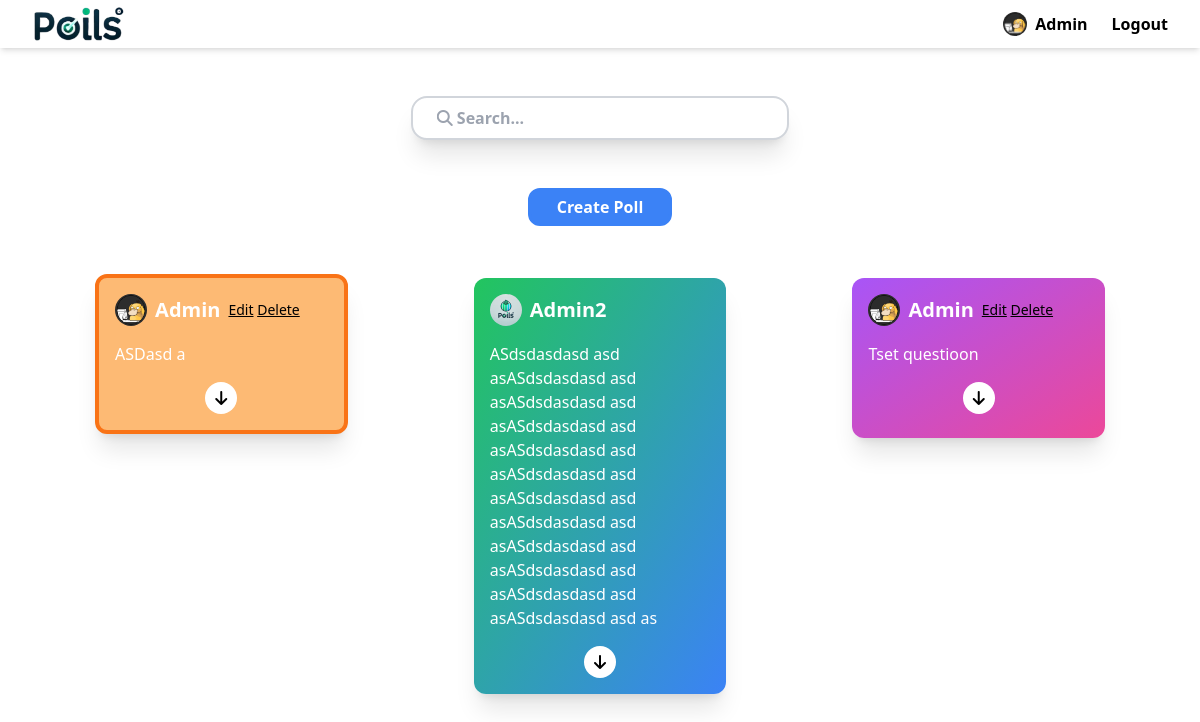
The app's page / (signed in) with its own data.
### members/models.py (models this page shows)
class Profile(models.Model):
    user = models.OneToOneField(User, on_delete=models.CASCADE)
    image = models.ImageField(upload_to="profiles/", null=True, blank=True)
    bio = models.TextField(max_length=300, null=True, blank=True)

### base/models.py (models this page shows, shortened)
class Poll(models.Model):
    question = models.TextField()
    description = models.TextField(null=True, blank=True)
    made_by = models.ForeignKey(User, on_delete=models.SET_NULL, null=True)
    created = models.DateTimeField(auto_now_add=True)
    updated = models.DateTimeField(auto_now=True)
    styles = models.ManyToManyField(Style)
    class Meta:
        ordering = ['-updated', '-created']
    @property
    def user(self):
        return self.made_by

### base/views.py (the view)
# urls.py: path('', views.home, name="home"),
def home(request):
    def cut_poll_description(poll):
        poll.question = f"{poll.question[:question_len]}..."
        return poll
    question_len = 250
    q = request.GET.get('q') if request.GET.get('q') else ''
    polls = Poll.objects.filter(
        Q(question__icontains=q) | Q(description__icontains=q)
    )
    print(polls.first().styles.get().id)
    polls_shortened = [poll if len(poll.question) < question_len else cut_poll_description(poll) for poll in polls]
    context = {'polls': polls_shortened, 'search': q}
    return render(request, 'base/home.html', context)

### base/templates/base/home.html
{% extends 'main.html' %}
{% block content %}
    <div class="m-auto px-8">
        <div class="mt-12 m-auto w-1/3">
            <form action="{% url 'home' %}">
                <input class="resize-y w-full py-2 px-6 border-2 border-gray-300 shadow-xl rounded-2xl ease-in-out duration-300 placeholder:font-bold focus:ring-blue-500 focus:border-blue-400 focus:shadow-blue-100 focus-visible:ring-0 focus-visible:outline-0" id="search" type="text" name="q" value='{{ search }}' placeholder='&#xF002 Search...' style='font-family:ui-sans-serif, system-ui, sans-serif, "Apple Color Emoji", "Segoe UI Emoji", "Segoe UI Symbol", "Noto Color Emoji", FontAwesome'/>
            </form>
        </div>
        <div class="mt-6 w-full flex items-center">
            <a class="text-center mt-6 w-36 m-auto px-2 py-1 border-[3px] border-blue-500 hover:bg-white hover:text-blue-500 text-white bg-blue-500 rounded-xl ease-in duration-100 font-bold" href="{% url 'create-poll' %}">Create Poll</a>
        </div>
        <div class="inline-grid grid-cols-3 items-baseline w-full justify-items-center mt-12 gap-y-24">
            {% for poll in polls %}
                {% if poll.styles.first.id == 1 %}
                    {% include 'base/components/gradient-b-p.html' %}
                {% elif poll.styles.first.id == 2 %}
                    {% include 'base/components/gradient-g-b.html' %}
                {% elif poll.styles.first.id == 3 %}
                    {% include 'base/components/border-orange.html' %}
                {% endif %}
            {% endfor %}
        </div>
    </div>
{% endblock %}

### templates/navbar.html
<div class="flex justify-between items-center px-8 h-12 shadow-md">
    <a href="/" class="font-bold">
       <img class="h-10" src="/media/logo-name.png">
    </a>
    <div class="flex gap-6">
        {% if request.user.is_authenticated %}
            <div class="flex font-bold gap-2">
                {% if user.profile.image %}
                    <img class="rounded-full w-6 h-6" src="{{ user.profile.image.url }}" />
                {% else %}
                    <i class="text-2xl self-center fa-regular fa-circle-user"></i>
                {% endif %}
                <a href="{% url 'members.profile' %}">{{ request.user|capfirst }}</a>
            </div>
            <a href="{% url 'logout' %}" class="font-bold">
                Logout
            </a>
        {% else %}
            <a href="{% url 'login' %}" class="font-bold">
                Login
            </a>
        {% endif %}
    </div>
</div>

### base/templates/base/components/border-orange.html
<div class="text-white pb-4 pt-4 px-4 w-2/3 min-h-40 rounded-xl shadow-xl bg-orange-300 border-4 border-orange-500">
    <div class="mb-4 flex h-8 gap-x-2 place-items-center">
        {% if poll.user.profile.image %}
            <img class="rounded-full w-8 h-8" src="{{ poll.user.profile.image.url }}" />
        {% else %}
            <i class="text-2xl self-center fa-regular fa-circle-user"></i>
        {% endif %}
        <p class="font-bold text-xl">{{ poll.made_by|capfirst }}</p>
        {% if request.user == poll.made_by %}
            <div class="text-sm text-black">
                <a href="{% url 'edit-poll' poll.id %}" class="underline">Edit</a>
                <a href="{% url 'delete-poll' poll.id %}" class="underline">Delete</a>
            </div>
        {% endif %}
    </div>
    <p>{{ poll.question }}</p>
    <a href="{% url 'poll' poll.id %}" class="mt-4 text-black !block m-auto justify-center content-center text-center bg-white w-8 h-8 rounded-full">
        <i class="fa-solid fa-arrow-down "></i>
    </a>
</div>

### base/templates/base/components/gradient-g-b.html (shortened to what this page needs)
<div class="text-white pb-4 pt-4 px-4 w-2/3 min-h-40 rounded-xl shadow-xl bg-gradient-to-br from-green-500 to-blue-500">
    <div class="mb-4 flex h-8 gap-x-2 place-items-center">
        {% if poll.user.profile.image %}
            <img class="rounded-full w-8 h-8" src="{{ poll.user.profile.image.url }}" />
        {% else %}
            <i class="text-2xl self-center fa-regular fa-circle-user"></i>
        {% endif %}
        <p class="font-bold text-xl">{{ poll.made_by|capfirst }}</p>
    </div>
    <p>{{ poll.question }}</p>
    <a href="{% url 'poll' poll.id %}" class="mt-4 text-black !block m-auto justify-center content-center text-center bg-white w-8 h-8 rounded-full ">
        <i class="fa-solid fa-arrow-down "></i>
    </a>
</div>

### base/templates/base/components/gradient-b-p.html
<div class="text-white pb-4 pt-4 px-4 w-2/3 min-h-40 rounded-xl shadow-xl bg-gradient-to-br from-purple-500 to-pink-500">
    <div class="mb-4 flex h-8 gap-x-2 place-items-center">
        {% if poll.user.profile.image %}
            <img class="rounded-full w-8 h-8" src="{{ poll.user.profile.image.url }}" />
        {% else %}
            <i class="text-2xl self-center fa-regular fa-circle-user"></i>
        {% endif %}
        <p class="font-bold text-xl">{{ poll.made_by|capfirst }}</p>
        {% if request.user == poll.made_by %}
            <div class="text-sm text-black">
                <a href="{% url 'edit-poll' poll.id %}" class="underline">Edit</a>
                <a href="{% url 'delete-poll' poll.id %}" class="underline">Delete</a>
            </div>
        {% endif %}
    </div>
    <p>{{ poll.question }}</p>
    <a href="{% url 'poll' poll.id %}" class="mt-4 text-black !block m-auto justify-center content-center text-center bg-white w-8 h-8 rounded-full ">
        <i class="fa-solid fa-arrow-down "></i>
    </a>
</div>

### records on screen
Poll: user.profile.image (picture), made_by "Admin", shows "Edit", question "ASDasd a"
Poll: user.profile.image (picture), made_by "Admin2", question "ASdsdasdasd asd asASdsdasdasd asd asASdsdasdasd asd asASdsdasdasd asd asASdsdasdasd asd asASdsdasdasd asd asASdsdasdasd asd asASdsdasdasd asd asASdsdasdasd asd asASdsdasdasd asd asASdsdasdasd asd asASdsdasdasd asd as"
Poll: user.profile.image (picture), made_by "Admin", shows "Edit", question "Tset questioon"

### other values on screen
{{ request.user|capfirst }} "Admin"
